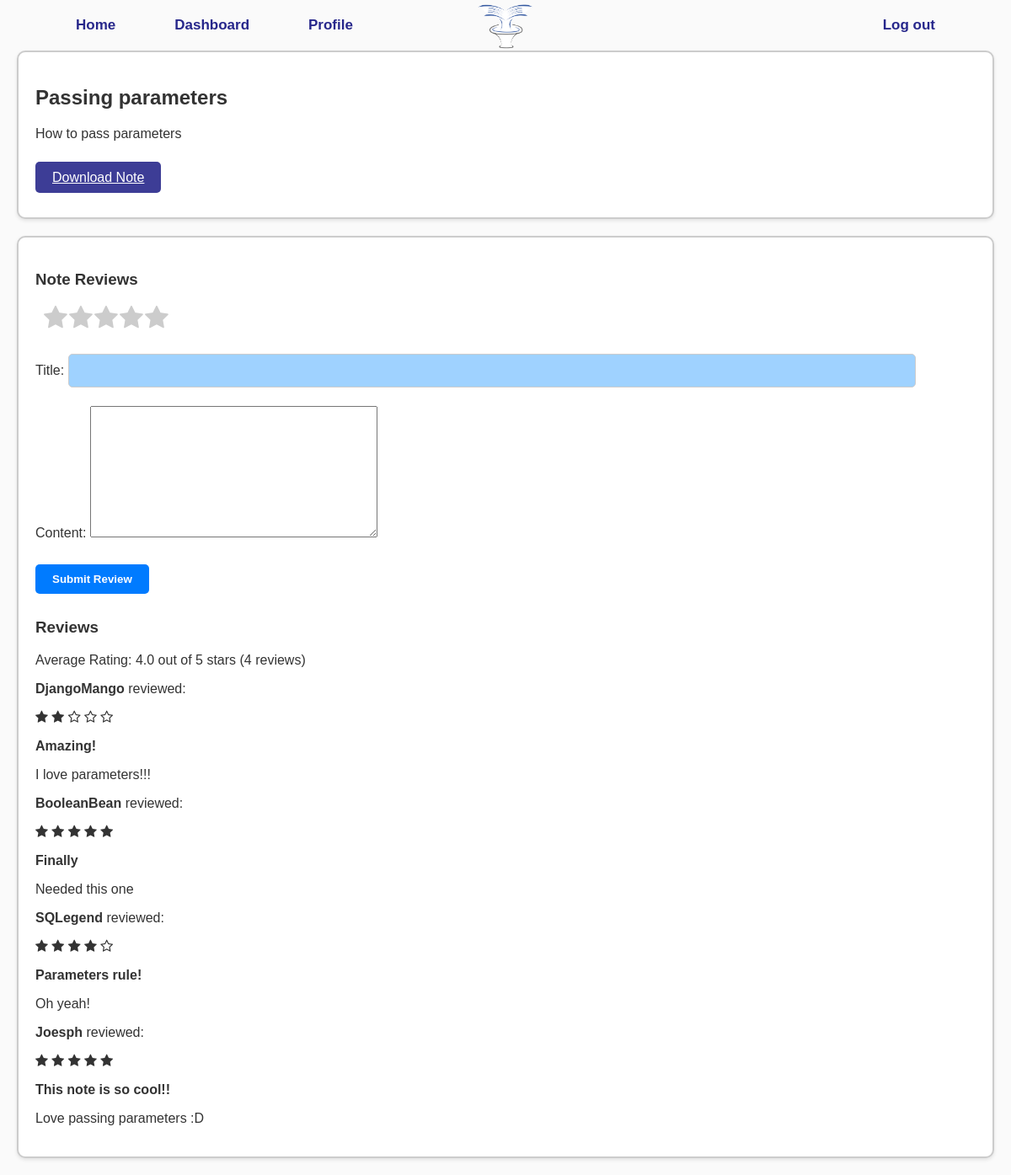
The page /note/19/ on the database its author committed.
### notes/models.py (models this page shows, shortened)
class Note(models.Model):
    title = models.CharField(max_length=100)
    content = models.TextField()
    user = models.ForeignKey(User, on_delete=models.CASCADE)  # ForeignKey relationship with the User model
    file = models.FileField(upload_to='notes/')  # FileField to store the PDF file
    '''def average_rating(self):
        ratings = self.rating_set.all()
        if ratings:
            return sum(rating.value for rating in ratings) / len(ratings)
        return 0'''

class Review(models.Model):
    note = models.ForeignKey(Note, on_delete=models.CASCADE, related_name='reviews')
    user = models.ForeignKey(User, on_delete=models.CASCADE)
    rating = models.FloatField() # store stars
    title = models.CharField(max_length=100)
    content = models.TextField()

### notes/views.py (the view)
# urls.py: path('note/<int:pk>/', views.note_detail, name='note_detail'),
def note_detail(request, pk):
    note = get_object_or_404(Note, pk=pk)
    reviews = Review.objects.filter(note=note)
    rating_data = reviews.aggregate(average_rating=Avg('rating'), count_reviews=Count('id'))
    if request.method == 'POST':
        form = ReviewForm(request.POST)
        if form.is_valid():
            review = form.save(commit=False)
            review.note = note
            review.user = request.user
            review.save()
            return redirect('note_detail', pk=note.pk)
    else:
        form = ReviewForm()
    return render(request, 'notespage.html', {
        'note': note,
        'reviews': reviews,
        'average_rating': rating_data['average_rating'],
        'count_reviews': rating_data['count_reviews'],
        'form': form
    })

### notes/forms.py
class ReviewForm(forms.ModelForm):
     class Meta:
          model = Review
          fields = ['rating', 'title', 'content']

### groupproject/templates/notespage.html (shortened to what this page needs)
<!DOCTYPE html>
<html lang="en">
<head>
    {% load static %}
    <link rel="stylesheet" href="{%static 'notespage.css' %}">
    <link rel="stylesheet" href="{%static 'newstyle.css' %}">
    <link rel="stylesheet" href="{%static 'reviewstars.css' %}">
    <link rel="stylesheet" href="https://cdnjs.cloudflare.com/ajax/libs/font-awesome/4.7.0/css/font-awesome.min.css">
</head>
<body>
    <header>
        <div class="logo">
            <img src="{% static 'logo.png' %}" alt="Logo">
        </div>
        <div class="inner-main-nav">
            <ul>
                <li><a href="{% url 'home' %}" class = "button">Home </a></li>
                <li><a href="{% url 'dashboard' %}" class = "button">Dashboard</a></li>
                <li><a href="{% url 'profile' %}" class = "button">Profile</a></li>
                <li><a href="{% url 'logout' %}" class = "button">Log out</a></li>
            </ul>
          </div>
    </header>
    <div class="content">
        <div class="document">
            <div class="document-2">
                <h2>{{ note.title }}</h2>
                <p>{{ note.content }}</p>
                <br>
                <a href="{{ note.file.url }}" id="download-btn" download>Download Note</a>
            </div>
            <br>
        </div>
       <div class="comment-section">
        <h3>Note Reviews </h3>
<form action="" method="POST">
    <div class="rate">
        <input type="radio" id="star5" name="rating" value="5" required /><label class="full" for="star5" title="5 stars"></label>
        <input type="radio" id="star4" name="rating" value="4" required /><label class="full" for="star4" title="4 stars"></label>
        <input type="radio" id="star3" name="rating" value="3" required /><label class="full" for="star3" title="3 stars"></label>
        <input type="radio" id="star2" name="rating" value="2" required /><label class="full" for="star2" title="2 stars"></label>
        <input type="radio" id="star1" name="rating" value="1" required /><label class="full" for="star1" title="1 star"></label>
    </div>
    <br>
    <br>
    <br>
    <div>
        {{ form.title.label_tag }} {{ form.title }}
    </div>
    <div>
        {{ form.content.label_tag }} {{ form.content }}
    </div>
    <br>
    <button type="submit" class="button-style">Submit Review</button>
</form>
        <div>
            <h3>Reviews</h3>
            <p>Average Rating: {% if average_rating %}{{ average_rating|floatformat:1 }} out of 5 stars{% else %}No ratings yet{% endif %} ({{ count_reviews }} reviews)</p>
            {% for review in reviews %}
            <div>
                <strong>{{ review.user.username }}</strong> reviewed:
                <p>
                    {% for i in "12345" %}
                    <span class="{% if forloop.counter <= review.rating %}fa fa-star{% else %}fa fa-star-o{% endif %}"></span>
                    {% endfor %}
                </p>
                <strong>{{ review.title }}</strong>
                <p>{{ review.content }}</p>
            </div>
            {% empty %}
            <p>No reviews yet.</p>
            {% endfor %}
        </div>
    </div>
</html>

### groupproject/static/notespage.css (style rules this page uses)
body { font-family: Arial, sans-serif; margin: 0; padding: 0; background-color: #f7f7f7; color: #333; }
.comment-section { margin: 20px; padding: 20px; background-color: white; border-radius: 10px; box-shadow: 0 2px 4px rgba(0, 0, 0, 0.1); }
.comment-section input[type="text"] { width: calc(100% - 110px); padding: 10px; border: 1px solid #ccc; border-radius: 5px; font-size: 16px; margin-right: 10px; }
.comment-section button { background-color: #007bff; color: white; padding: 10px 20px; border: none; border-radius: 5px; cursor: pointer; }

### groupproject/static/newstyle.css (style rules this page uses)
body { font-family: Arial, Helvetica, sans-serif; }
.inner-main-nav { max-width: 1170px; margin: auto; }
.inner-main-nav ul { text-align: right; margin: 0; padding: 20px 40px; }
.inner-main-nav ul li { float: none; display: inline-block; }
.inner-main-nav ul li:nth-child(1), .inner-main-nav ul li:nth-child(2) { float:left; }
.inner-main-nav ul li a { margin: 0 35px; font-family: Arial, Helvetica, sans-serif; font-weight: bold; color: #27278b; text-decoration: none; }
.logo { width: 150px; height: 100px; position: absolute; left: 50%; transform: translateX(-50%); top: 20px; }
.logo img { width: 100% }
* { box-sizing: border-box; }
input[type=text], input[type=password], input[type=email] { width: 100%; padding: 15px; margin: 5px 0 22px 0; display: inline-block; border-radius: 8px; background-color: #9fd2ff; }
.signin container p, h1,h2 { font-family: Arial, Helvetica, sans-serif; }
.document { border: 2px solid #ccc; margin: 20px; padding: 20px; background-color: white; border-radius: 10px; box-shadow: 0 2px 4px rgba(0, 0, 0, 0.1); }
#download-btn { background-color: #3d3d96; color: white; padding: 10px 20px; border: none; border-radius: 5px; cursor: pointer; margin-top: 10px; }
.comment-section { border: 2px solid #ccc; margin: 20px; padding: 20px; background-color: white; border-radius: 10px; box-shadow: 0 2px 4px rgba(0, 0, 0, 0.1); }

### groupproject/static/reviewstars.css (style rules this page uses)
.rate { float: left; height: 46px; padding: 0 10px; }
.rate:not(:checked) > label { float: right; width: 1em; overflow: hidden; white-space: nowrap; cursor: pointer; font-size: 30px; color: #ccc; }
.rate:not(:checked) > label:before { content: '\f005'; font-family: FontAwesome; }

### groupproject/templates/notespage.html (style rules this page uses)
body { font-family: Arial, sans-serif; margin: 0; padding: 0; background-color: #fafafa; }
.inner-main-nav { max-width: 1170px; margin: auto; padding: -10px 20px; }
.inner-main-nav ul { text-align: right; margin: 0; padding: 20px 40px; }
.inner-main-nav ul li { float: none; display: inline-block; }
.inner-main-nav ul li:nth-child(1), .inner-main-nav ul li:nth-child(2), .inner-main-nav ul li:nth-child(3) { float: left; }
.inner-main-nav ul li:last-child { float: right; }
.inner-main-nav ul li a { margin: -10px 35px; font-family: Arial, Helvetica, sans-serif; font-weight: bold; color: #27278b; text-decoration: none; font-size: 17px; }
.logo { width: 70px; height: 50px; position: absolute; left: 50%; transform: translateX(-50%); top: -5px; }
.button-style { display: inline-block; padding: 10px 20px; margin: 10px 0; background-color: navy; color: white; text-decoration: none; font-weight: bold; text-align: center; border-radius: 5px; cursor: pointer; }

### rows shown on the page
Note: title "Passing parameters", content "How to pass parameters"
Review: user.username "DjangoMango", rating 2 (drawn), title "Amazing!", content "I love parameters!!!"
Review: user.username "BooleanBean", rating 5 (drawn), title "Finally", content "Needed this one"
Review: user.username "SQLegend", rating 4 (drawn), title "Parameters rule!", content "Oh yeah!"
Review: user.username "Joesph", rating 5 (drawn), title "This note is so cool!!", content "Love passing parameters :D"

### other values the page prints
{{ average_rating|floatformat:1 }} "4.0"
{{ count_reviews }} "4"
